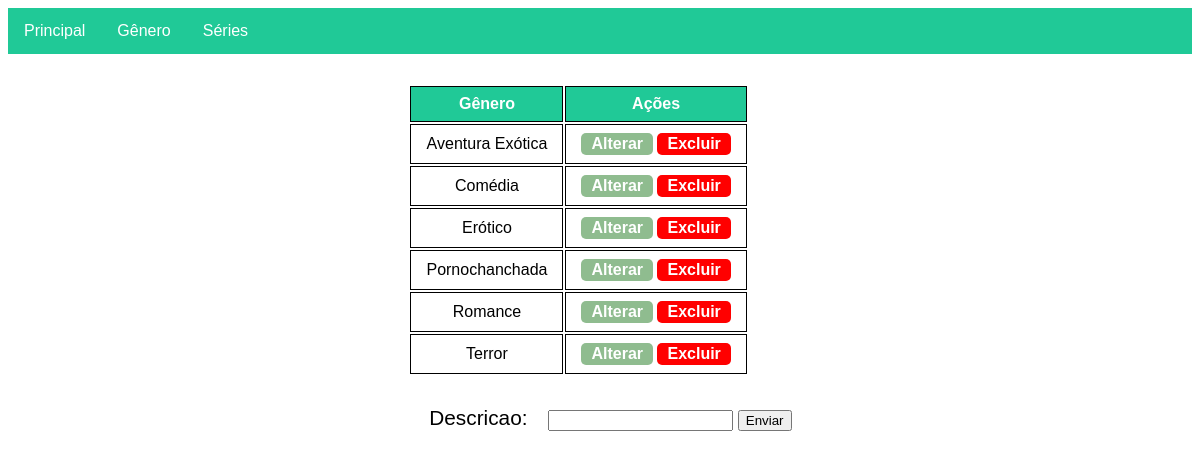
The page /genero/ on the database its author committed.
### genero/models.py (models this page shows, shortened)
class Genero(models.Model):
    descricao = models.CharField(max_length=50)

### genero/views.py (the view, shortened to what this page needs)
# urls.py: path('',views.cadastro,name='cadastro'),
def cadastro(request):
    form = forms.GeneroForm()
    generos_list = models.Genero.objects.order_by('descricao');
    data_dict={'form':form,'generos_records':generos_list}
    return render(request,'genero/genero.html',data_dict)

### genero/forms.py
class GeneroForm(forms.ModelForm):
    class Meta:
        model = Genero
        fields = '__all__'

### templates/genero/genero.html (shortened to what this page needs)
<!DOCTYPE html>
{% load static %}
<html lang="pt-br">
<head>
    <link href="{% static 'css/menu.css' %}" rel="stylesheet" type="text/css" />
    <link href="{% static 'css/crud.css' %}" rel="stylesheet" type="text/css" />
</head>
<body>
{% include '../menu.html' %}
<main>
<div class="container">
    <div class="divForm">
        <div>
            {% if generos_records %}
            <table>
                <thead>
                    <tr>
                        <th>Gênero</th>
                        <th>Ações</th>
                    </tr>
                </thead>
                <tbody>
                    {% for genero in generos_records %}
                    <tr>
                    <td>{{ genero.descricao }}</td>
                    <td>
                    <button class="list-button editar-button" onClick="updateItem({{ genero.id }})" >Alterar</button>
                    <button class="list-button apagar-button" onClick="deleteItem({{ genero.id }})">Excluir</button>
                     </td>
                    </tr>
                    {% endfor %}
                </tbody>
            </table>
            {% else %}
            <p>Nenhum dado cadastrado</p>
            {% endif %}
        </div>
        <div class="divForm">
        <form onsubmit="/genero" id="form-genero" method="post">
            {{form}}
            <input type="submit" id="submit-button" value="Enviar" />
        </form>
        </div>
    </div>
</div>
</main>
</body>
</html>

### static/css/menu.css (style rules this page uses)
body { font-family: arial; }

### static/css/crud.css (style rules this page uses)
form { margin: 30px; }
form label { display: inline; text-align: center; font-size: 1.3em; padding: 1em; }
.container { display:flex; flex-direction:column; justify-content: center; align-items: center; }
table { margin: 30px; text-align: center; }
thead { background: #20c997; color: white; font-weight: bold; }
td,th { border: 1px solid black; padding: 8px 15px; }
.list-button { border: none; border-radius: 5px; padding: 2px 10px; font-size: 1em; }
.apagar-button { background: red; color: white; font-weight: bold; }
.editar-button { background: darkseagreen; color: white; font-weight: bold; }

### rows shown on the page
Genero: descricao "Aventura Exótica"
Genero: descricao "Comédia"
Genero: descricao "Erótico"
Genero: descricao "Pornochanchada"
Genero: descricao "Romance"
Genero: descricao "Terror"
